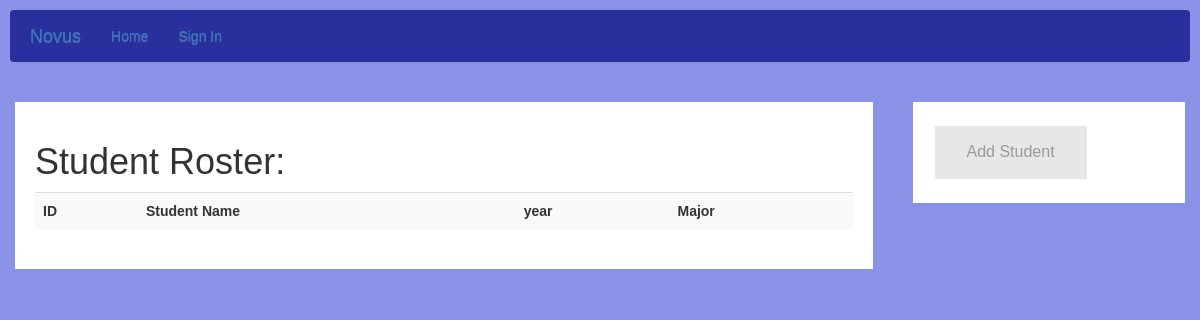
/student_roster, run on an earlier commit of the app's database.
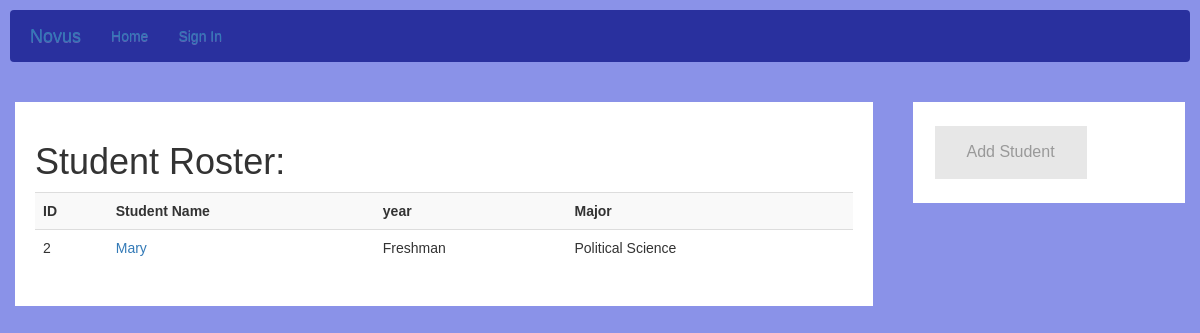
And on a later commit of the database.
### models.py (models this page shows, shortened)
class User(db.Model, UserMixin):
    __tablename__="users"
    id = db.Column(db.Integer, primary_key=True)
    name = db.Column(db.String(120), index=True, unique=False)
    gender = db.Column(db.String(6), index=True)
    email = db.Column(db.String(120), index=True)
    phone = db.Column(db.String(120), index=True)
    birthday = db.Column(db.String(120), index=True)
    active = db.Column(db.Boolean())
    roles = relationship("Role", secondary="user_roles")
    password = db.Column(db.String(128))

class Student(User, db.Model):
    __tablename__= "students"
    id = db.Column(db.Integer, ForeignKey('users.id'), primary_key=True)
    year = db.Column(db.String(10), index=True)
    major = db.Column(db.String(120), index=True)
    courses = relationship("Course", secondary=class_registration_table, back_populates="students")
    submissions = relationship("Submission", backref="students")
    posts = relationship("Post", backref="students")

class User(db.Model, UserMixin):
    __tablename__="users"
    id = db.Column(db.Integer, primary_key=True)
    name = db.Column(db.String(120), index=True, unique=False)
    gender = db.Column(db.String(6), index=True)
    email = db.Column(db.String(120), index=True)
    phone = db.Column(db.String(120), index=True)
    birthday = db.Column(db.String(120), index=True)
    active = db.Column(db.Boolean())
    roles = relationship("Role", secondary="user_roles")
    password = db.Column(db.String(128))

### app.py (the view)
@app.route('/student_roster')
def student_roster():
    students = Student.query.all()
    return render_template('student_roster.html', students=students)

### templates/student_roster.html
{% extends 'layout.html' %}
{% block head %}
        <link rel="stylesheet" href="//maxcdn.bootstrapcdn.com/bootstrap/3.2.0/css/bootstrap.min.css">
        <link rel="stylesheet" href="//maxcdn.bootstrapcdn.com/bootstrap/3.2.0/css/bootstrap-theme.min.css">
        <link rel="stylesheet" type="text/css" href="/static/css/roster.css">
{% endblock %}
{% block app_content %}
<div class="row">
  <div class="leftcolumn">
    <div class="card" id="opt">
      <h1>Student Roster: </h1>
      <div style="text-align:center">
        <table class="table table-striped" >
          <tr>
            <th>ID</th>
            <th>Student Name</th>
            <th>year</th>
            <th>Major</th>
          </tr>
          {% for student in students %}
          <tr class="text-left">
            <td>{{student.id}}</td>
            <td><a href="{{ url_for('details', type='Student', id=student.id) }}">{{student.name}}</a></td>
            <td>{{student.year}}</td>
            <td>{{student.major}}</td>
          </tr>
          {% endfor %}
        </table>
      </div>
    </div>
  </div>
  <div class="rightcolumn">
    <div class="card">
      <a href="{{ url_for('create_student') }}" class="button">
        Add Student
      </a>
    </div>
  </div>
</div>
{% endblock %}

### templates/layout.html (shortened to what this page needs)
{% extends 'bootstrap/base.html' %}
{% block navbar %}
  <nav class="navbar navbar-light" style="background-color: #29309e;">
    <div class="container">
      <div class="navbar-header">
        <a class="navbar-brand" href="/">Novus</a>
      </div>
      <div class="navbar-collapse collapse">
        <ul class="nav navbar-nav">
          <li><a href="/">Home</a></li>
          <li><a href="/welcome">Sign In</a></li>
        </ul>
      </div>
    </div>
  </nav>
{% endblock %}
{% block content %}
  <div class="container">
    {% block app_content %}
    {% endblock %}
  </div>
{% endblock %}

### static/css/roster.css (style rules this page uses)
* { box-sizing: border-box; }
body { font-family: Arial; padding: 10px; background: #8a92e8; }
.leftcolumn { float: left; width: 75%; background-color: #8a92e8; padding-right: 20px; }
.button { background-color: #e7e7e7; border: none; color: #999999; padding: 15px 32px; text-align: center; text-decoration: none; display: inline-block; font-size: 16px; margin: 4px 2px; cursor: pointer; }
.rightcolumn { float: right; width: 25%; background-color: #8a92e8; padding-left: 20px; }
.card { background-color: white; padding: 20px; margin-top: 20px; }
.row:after { content: ""; display: table; clear: both; }

What changed in the data, as far as the page shows it:
added Student: id "2", name "Mary", year "Freshman", major "Political Science"
